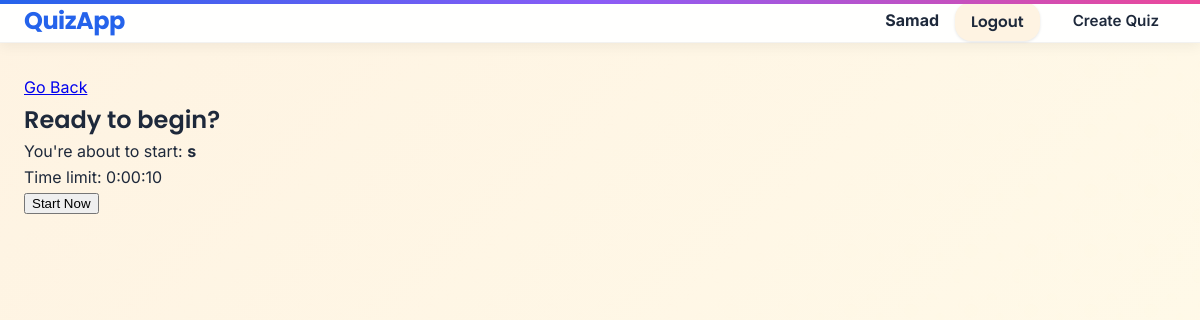
Before: /quiz/8/start/ (signed in) with the older database file.
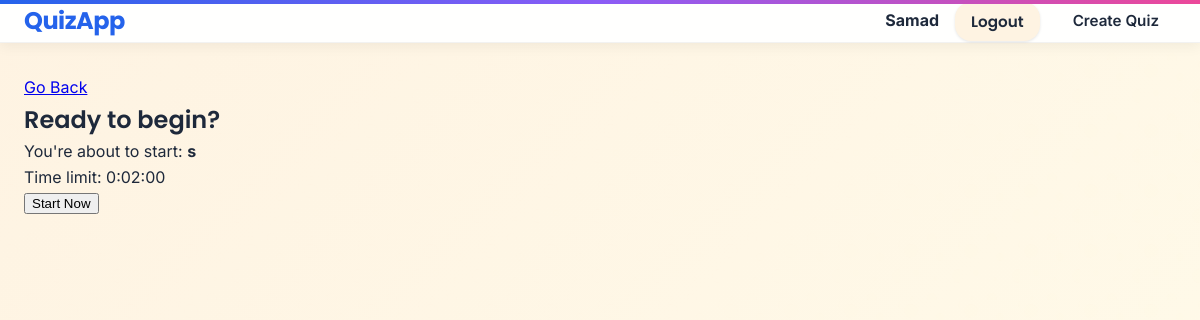
After: the same page with the newer database file.
### app/models.py (models this page shows, shortened)
class Quizes(models.Model):
    title = models.CharField(max_length=200)
    description = models.TextField(blank=True, null=True)
    created_by = models.ForeignKey(User, on_delete=models.SET_NULL, null=True, blank=True)
    created_at = models.DateTimeField(auto_now_add=True)
    duration = models.DurationField(default=timedelta(minutes=10))  # Quiz time limit
    difficulty = models.CharField(max_length=1, choices=DIFFICULT_CHOICES, default="M")
    is_active = models.BooleanField(default=True) #can be attempt
    available_until = models.DateTimeField(null=True, blank=True)

### app/views.py (the view, shortened to what this page needs)
# urls.py: path("quiz/<int:pk>/start/", QuizStartView.as_view(), name="quiz-start"),
@method_decorator(login_required, name='dispatch')
class QuizStartView(FormView):
    template_name = 'app/quiz_start.html'
    form_class = QuizForm
    def get_context_data(self, **kwargs):
        context = super().get_context_data(**kwargs)
        quiz = get_object_or_404(Quizes, pk=self.kwargs['pk'])
        context['quiz'] = quiz
        return context

### app/templates/app/quiz_start.html (shortened to what this page needs)
{% extends 'base.html' %}
{% block content %}
<a href="{% url 'quiz-detail' quiz.pk %}">Go Back</a>
<h2>Ready to begin?</h2>
<p>You're about to start: <strong>{{ quiz.title }}</strong></p>
<p>Time limit: {{ quiz.duration }}</p>
<form method="post">
    <button type="submit">Start Now</button>
</form>
{% endblock %}

Changed rows visible on the page:
changed Quizes: duration "0:00:10" → "0:02:00"
